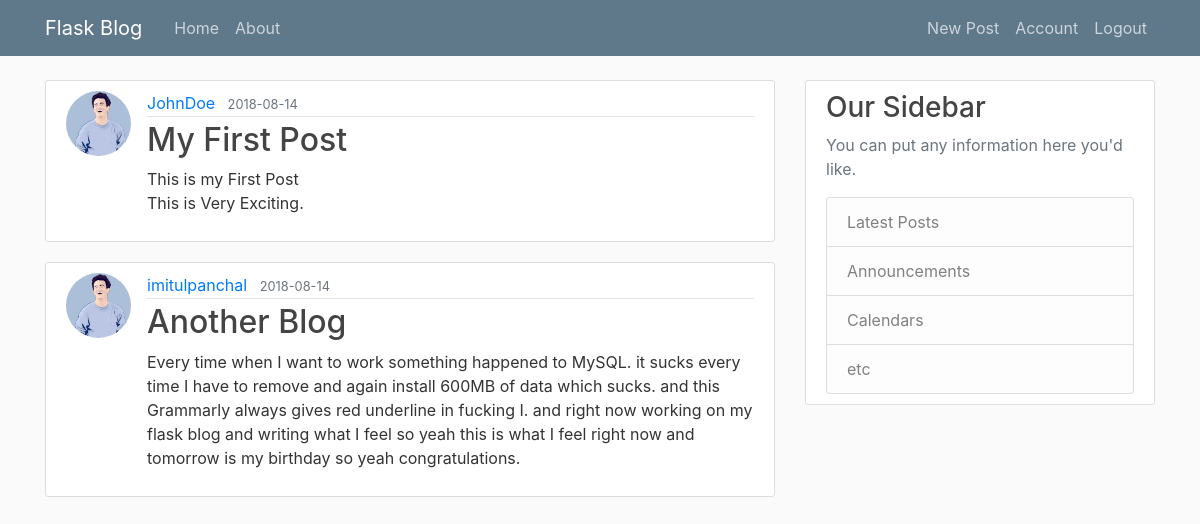
The app's page /home (signed in) with its own data.
### blog/models.py (models this page shows, shortened)
class Post(db.Model):
    id = db.Column(db.Integer, primary_key = True)
    title = db.Column(db.String(100), nullable = False)
    date_posted = db.Column(db.DateTime, nullable = False, default = datetime.utcnow)
    content = db.Column(db.Text, nullable = False)
    user_id = db.Column(db.Integer, db.ForeignKey('user.id'), nullable = False)

class User(db.Model, UserMixin):
    id = db.Column(db.Integer, primary_key = True)
    username = db.Column(db.String(20), unique = True, nullable = False)
    email = db.Column(db.String(120), unique = True, nullable = False)
    image_file = db.Column(db.String(20), nullable = False, default = 'default.jpg')
    password = db.Column(db.String(60), nullable = False)
    posts = db.relationship('Post', backref = 'author', lazy = True)

### blog/routes.py (the view)
@app.route("/")
@app.route("/home")
def home():
    posts = Post.query.all()
    return render_template('home.html', posts=posts)

### blog/models.py (called while the page is built)
@loginManager.user_loader
def load_user(user_id):
    return User.query.get(int(user_id))

### blog/templates/home.html
{% extends "layout.html" %}
{% block content %}
	{% for post in posts %}
		<article class="media content-section">
			<img class="rounded-circle article-img" src="{{ url_for('static',
													filename='profile/'+ post.author.image_file) }}">
		  <div class="media-body">
		    <div class="article-metadata">
		      <a class="mr-2" href="#">{{ post.author.username }}</a>
		      <small class="text-muted">{{ post.date_posted.strftime('%Y-%m-%d') }}</small>
		    </div>
		    <h2>
		    	<a class="article-title" href="{{ url_for('post', post_id=post.id) }}">
		    		{{ post.title }}
		    	</a>
			</h2>
		    <p class="article-content">{{ post.content }}</p>
		  </div>
		</article>
	{% endfor %}
{% endblock content %}

### blog/static/main.css (style rules this page uses)
body { background: #fafafa; color: #333333; margin-top: 5rem; }
h1, h2, h3, h4, h5, h6 { color: #444444; }
.content-section { background: #ffffff; padding: 10px 20px; border: 1px solid #dddddd; border-radius: 3px; margin-bottom: 20px; }
.article-title { color: #444444; }
.article-content { white-space: pre-line; }
.article-img { height: 65px; width: 65px; margin-right: 16px; }
.article-metadata { padding-bottom: 1px; margin-bottom: 4px; border-bottom: 1px solid #e3e3e3 }

### records on screen
Post: image_file (picture), author.username "JohnDoe", date_posted "2018-08-14", title "My First Post", content "This is my First Post This is Very Exciting."
Post: image_file (placeholder picture), author.username "imitulpanchal", date_posted "2018-08-14", title "Another Blog", content "Every time when I want to work something happened to MySQL. it sucks every time I have to remove and again install 600MB of data which sucks. and this Grammarly always gives red underline in fucking I. and right now working on my flask blog and writing what I feel so yeah this is what I feel right now and tomorrow is my birthday so yeah congratulations."
